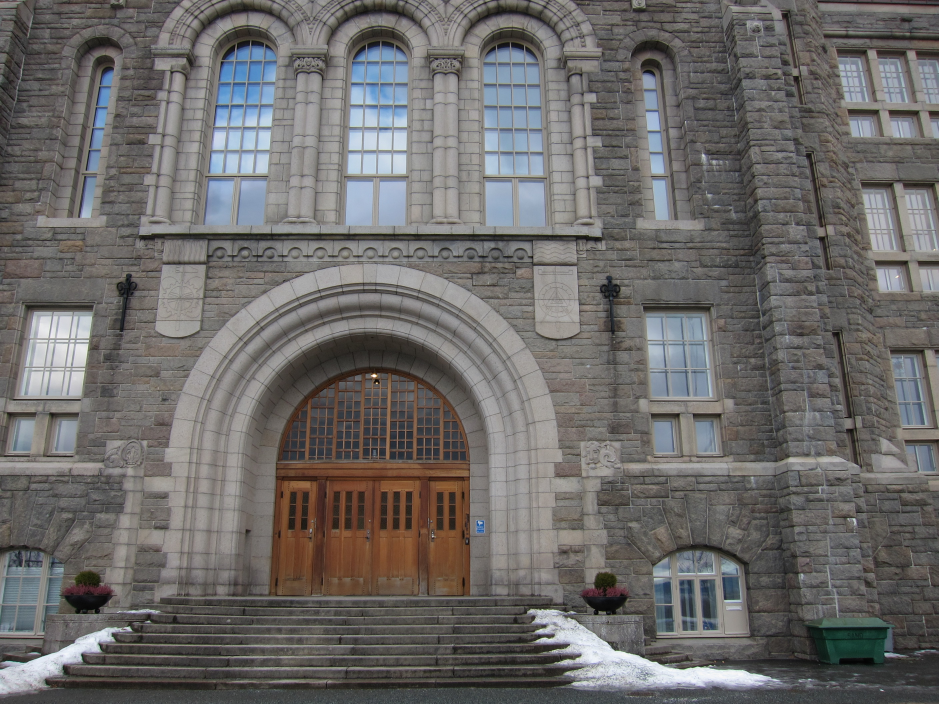
#> input picture data_hw5_ext/IMG_8210.jpg, 2816 x 2112 px (shown at 1/3 size)
$ python example_match_features.py
#> lines starting #> are read from the running program, lines starting #| are printed output that depends on the picture
### python/matlab_inspired_interface.py
import numpy as np
import matplotlib.pyplot as plt
import cv2 as cv

def show_matched_features(I1, I2, points1, points2, method='falsecolor'):
    """
    Display corresponding feature points. Consistent with Matlab Computer
    Vision Toolbox's showMatchedFeatures, except that method must be either
    'falsecolor' or 'montage', and the images must be of the same resolution
    and grayscale.

    points1 and points2 are Nx2 arrays of corresponding coordinates in I1 and I2.
    See the example usage in example_match_features.py for how to convert a list
    of SIFT KeyPoints to an Nx2 array of coordinates.
    """
    assert I1.shape == I2.shape
    assert I1.ndim == 2, 'I1 and I2 must be grayscale images'
    assert points1.shape == points2.shape
    assert method in ['montage', 'falsecolor'], 'method must be one of "falsecolor" or "montage" but was "%s"' % method
    if method == 'montage':
        plt.imshow(np.concatenate((I1,I2), axis=-1), cmap='gray')
        points2 = points2.copy()
        points2[:,0] += I1.shape[1]
    else:
        plt.imshow(np.stack((I1, I2, I2), axis=-1))
    plt.scatter(points1[:,0], points1[:,1], s=10, linewidths=0.5, facecolors='none', edgecolors='#ff0000', label='Matched points 1')
    plt.scatter(points2[:,0], points2[:,1], s=20, marker='+', linewidths=0.5, color='#00ff00', label='Matched points 2')
    plt.legend()
    plt.plot(
        np.stack((points1[:,0], points2[:,0])),
        np.stack((points1[:,1], points2[:,1])),
        color='#ffff00', linewidth=0.5)
    plt.xticks([])
    plt.yticks([])

def match_features(features1, features2, max_ratio=1.0, unique=False):
    """
    Consistent with Matlab Computer Vision Toolbox's matchFeatures, except
    that it only implements exhaustive ("brute-force") matching, and only
    uses the default distance metric, and does not implement the matching
    threshold check (as an alternative you may use the returned match_metric
    array to implement such thresholds yourself). The text below is copied
    from the Matlab documentation with small modifications.

    ARGUMENTS
    max_ratio:
    Ratio threshold, specified as a scalar ratio value in the range (0,1]. Use
    the max ratio for rejecting ambiguous matches. Increase this value to return
    more matches.

    unique:
    Set this value to true to return only unique matches between features1 and
    features2. When you set unique to false, the function returns all matches
    between features1 and features2. Multiple features in features1 can match
    to one feature in features2. When you set unique to true, the function
    performs a forward-backward match to select a unique match. After matching
    features1 to features2, it matches features2 to features1 and keeps the
    best match. [Note: This is equivalent to the crossCheck functionality in
    the BFMatcher class, but is implemented manually here because OpenCV does
    not let you combine the ratio test together with cross-checking, whereas
    Matlab does allow it.]

    RETURN VALUES
    index_pairs: Indices of corresponding features between the two input
    feature sets, returned as a P-by-2 matrix of P number of indices. Each
    index pair corresponds to a matched feature between the features1 and
    features2 inputs. The first element indexes the feature in features1. The
    second element indexes the matching feature in features2.

    match_metric: Distance between matching features, returned as a P-by-1
    vector. Each ith element in match_metric corresponds to the ith row in the
    index_pairs output matrix.
    """
    index_pairs = []
    match_metric = []

    matcher = cv.BFMatcher()
    matches1to2 = matcher.knnMatch(features1, features2, k=2)
    indices1to2 = []
    for m,n in matches1to2:
        if m.distance <= max_ratio*n.distance:
            indices1to2.append(m.trainIdx)
        else:
            indices1to2.append(None)

    if unique:
        matches2to1 = matcher.match(features2, features1)
        indices2to1 = [m.trainIdx for m in matches2to1]
        for i1,i2 in enumerate(indices1to2):
            if i2 != None and indices2to1[i2] == i1:
                index_pairs.append((i1,i2))
                match_metric.append(matches1to2[i1][0].distance)

    else:
        for i1,i2 in enumerate(indices1to2):
            if i2 != None:
                index_pairs.append((i1,i2))
                match_metric.append(matches1to2[i1][0].distance)

    return np.array(index_pairs), np.array(match_metric)

### python/example_match_features.py
import matplotlib.pyplot as plt
import numpy as np
import cv2 as cv
from matlab_inspired_interface import match_features, show_matched_features

def run():
    I1 = cv.imread('../data_hw5_ext/IMG_8210.jpg', cv.IMREAD_GRAYSCALE)
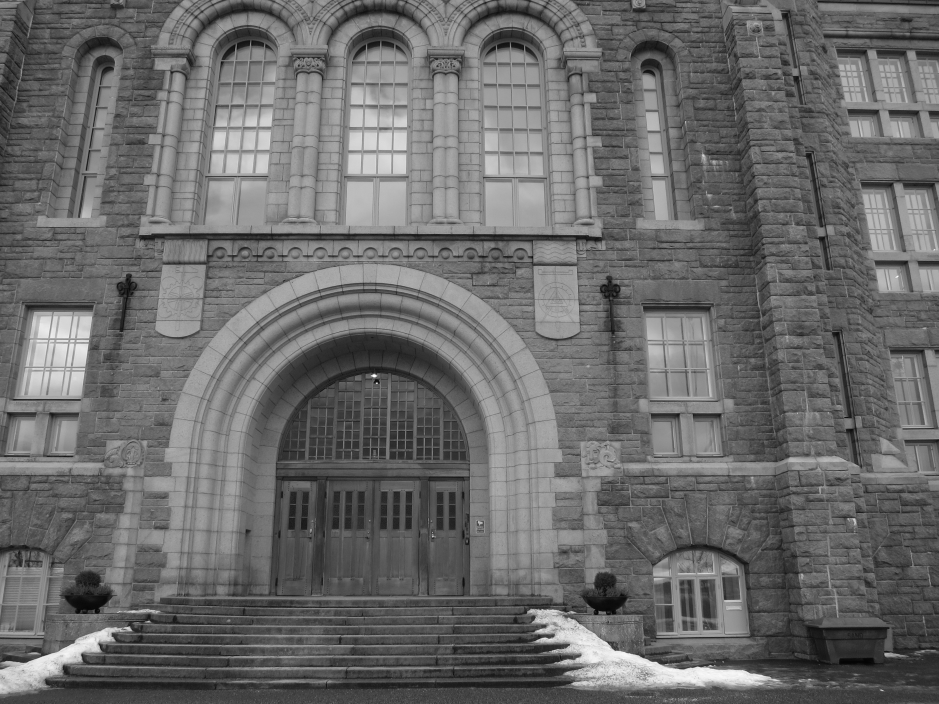
#> I1: shape (2112, 2816) (shown at 1/3 size); min 0, max 255, mean 106.6
    I2 = cv.imread('../data_hw5_ext/IMG_8211.jpg', cv.IMREAD_GRAYSCALE)
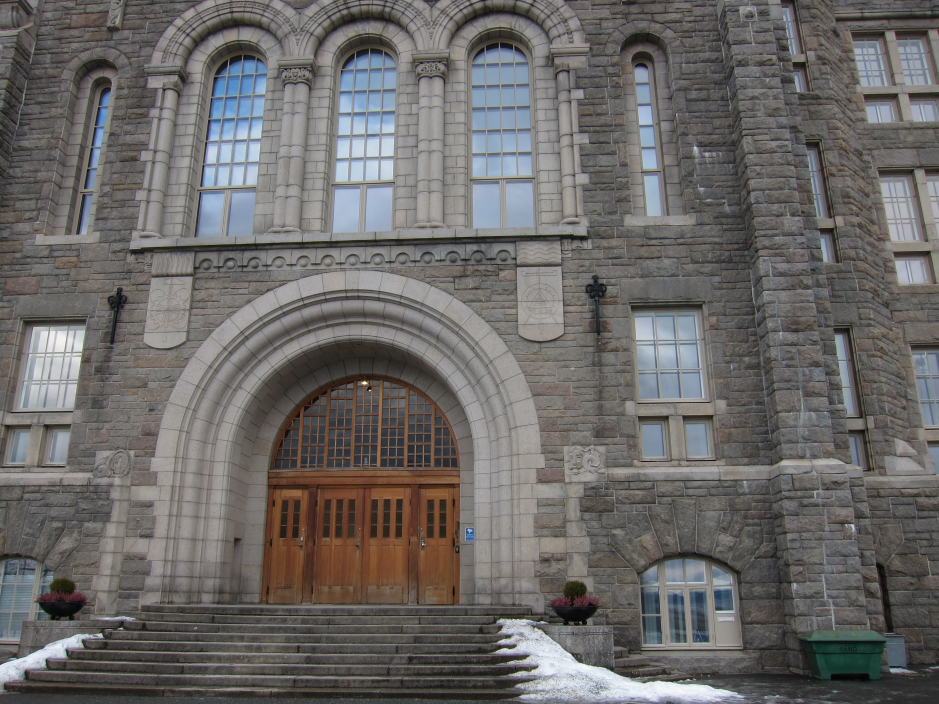
#> input picture data_hw5_ext/IMG_8211.jpg, 2816 x 2112 px (shown at 1/3 size)
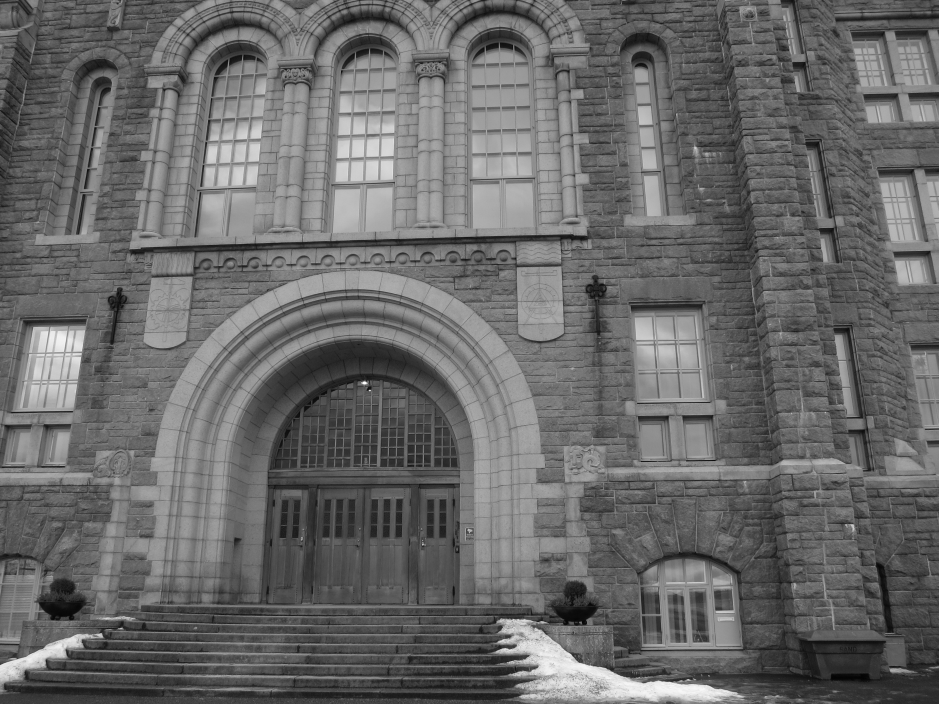
#> I2: shape (2112, 2816) (shown at 1/3 size); min 0, max 255, mean 105.2

    # NB! This script uses a very small number of features so that it runs quickly.
    # You will want to pass other options to SIFT_create. See the documentation:
    # https://docs.opencv.org/4.x/d7/d60/classcv_1_1SIFT.html
    sift = cv.SIFT_create(nfeatures=4000)
    kp1, desc1 = sift.detectAndCompute(I1, None)
#> kp1 = 4000 keypoints; strongest (x, y, size): (1130, 1149, 3.5), (1123, 1127, 7.9), (1298, 1609, 3.3), (2646, 2071, 3.2)
    kp2, desc2 = sift.detectAndCompute(I2, None)
#> kp2 = 4000 keypoints; strongest (x, y, size): (1109, 1171, 3.5), (1093, 1149, 8.1), (1268, 1634, 3.3), (1268, 1621, 2)
    kp1 = np.array([kp.pt for kp in kp1])
#> kp1 = 4000 pairs, first value 6.89 to 2804.9, second value 3.11 to 2108.1
    kp2 = np.array([kp.pt for kp in kp2])
#> kp2 = 4000 pairs, first value 2.34 to 2806.2, second value 3.41 to 2102.6

    # NB! You will want to experiment with different options for the ratio test and
    # "unique" (cross-check).
    index_pairs, match_metric = match_features(desc1, desc2, max_ratio=0.9, unique=False)
#> in match_features, `matches1to2 = matcher.knnMatch(features1, features2, k=2)`: matches1to2 = 4000 matches
#> after the loop in match_features, `for m,n in matches1to2:`: indices1to2 = 4000 items
#> the loop in match_features, `for i1,i2 in enumerate(indices1to2):` made 4000 passes
#> i2 on passes 1 to 3: None, 2847, 261
#> after the loop in match_features, `for i1,i2 in enumerate(indices1to2):`: index_pairs = 2160 pairs, first value 1 to 3999, second value 2 to 3992; match_metric = 2160 values, max 337.1 at index 191, min 14.07 at index 1574, mean 126.9
    print(index_pairs[:10])
#| [[   1 2847]
#|  [   2  261]
#|  [   3  699]
#|  [   8 3607]
#|  [  12  650]
#|  [  13 2185]
#|  [  15  916]
#|  [  17 1208]
#|  [  18  672]
#|  [  19  120]]
    print('Found %d matches' % index_pairs.shape[0])
#| Found 2160 matches

    # Plot the 50 best matches in two ways
    best_index_pairs = index_pairs[np.argsort(match_metric)[:50]]
#> best_index_pairs = 50 pairs, first value 48 to 3947, second value 217 to 3873
    best_kp1 = kp1[best_index_pairs[:,0]]
#> best_kp1 = 50 pairs, first value 201.4 to 2704.4, second value 32.66 to 1930.2
    best_kp2 = kp2[best_index_pairs[:,1]]
#> best_kp2 = 50 pairs, first value 180.8 to 2770.3, second value 34.68 to 1952.3
    plt.figure()
    show_matched_features(I1, I2, best_kp1, best_kp2, method='falsecolor')
    plt.figure()
    show_matched_features(I1, I2, best_kp1, best_kp2, method='montage')
    plt.show()
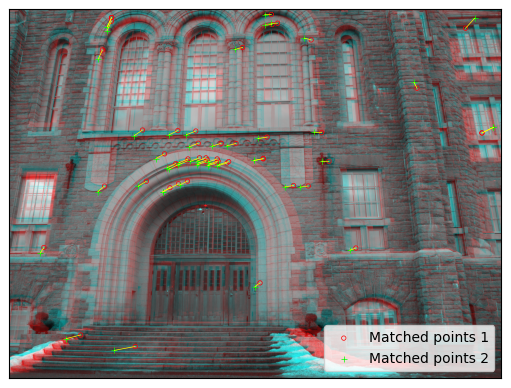
#> figure drawn by matplotlib, 1 panel
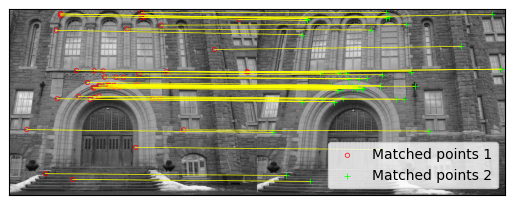
#> figure drawn by matplotlib, 1 panel

if __name__ == "__main__":
    run()
